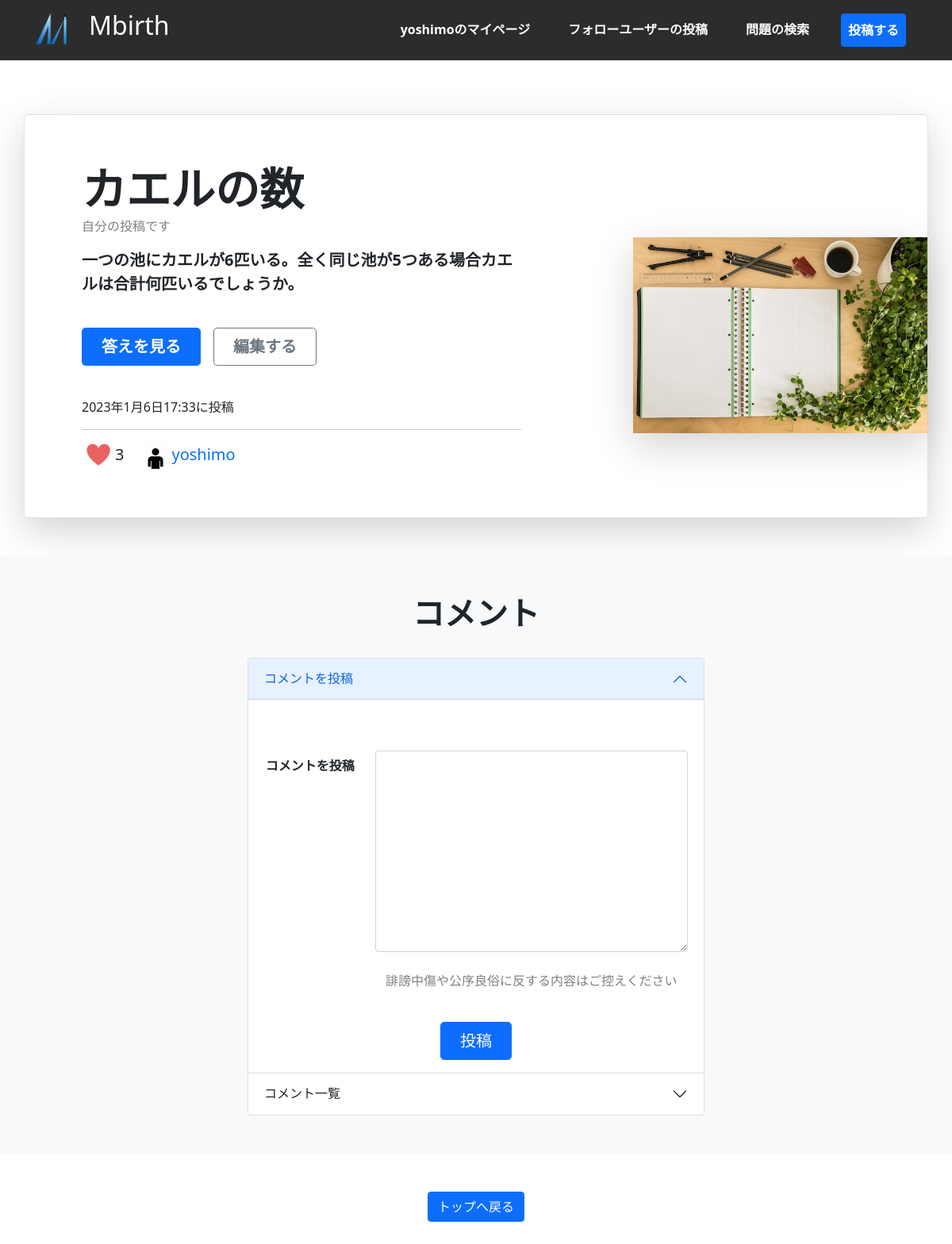
/question-detail/2 (signed in), run on the app's committed database.
### accounts/models.py (models this page shows)
class CustomUser(AbstractUser):
    pass

### mathapp/models.py (models this page shows, shortened)
class QuestionPost(models.Model):
    user=models.ForeignKey(
        CustomUser,
        verbose_name="ユーザー",
        on_delete=models.CASCADE
    )
    title=models.CharField(
        max_length=25,
        verbose_name="問題タイトル"
        )
    content=models.TextField(
        verbose_name="問題文"
    )
    img=models.ImageField(
        verbose_name="画像(任意)",
        blank=True, #空欄でもよい
        null=True, #nullを許容
        upload_to="photos"  #MEDIA_ROOT以下のphotosにファイルを保存
    )
    answer=models.CharField(
        verbose_name="答え",
        max_length=30
    )
    explain=models.TextField(
        verbose_name="解説(任意)",
        blank=True,
        null=True,
    )
    posted_at=models.DateTimeField(
        verbose_name="投稿日時",
        auto_now_add=True  #日時を自動追加
    )

### mathapp/views.py (the view, shortened to what this page needs)
# urls.py: path("question-detail/<int:pk>",views.QuestionDetailView.detailView,name="question_detail"),
    @login_required#ログインしているときのみアクセス可
    def detailView(request, pk):
        ctx = {}
        template_name = "question_detail.html"
        query = get_object_or_404(QuestionPost, pk=pk)
        likes=Like.objects.filter(user=request.user)
        liked_list=[]
        for like in likes:   #いいねした問題のidをリストに格納
            liked_list.append(like.question.id)
        form=CommentForm()
        comments=Comment.objects.filter(question=query).order_by("-id")  #Commentモデルのフィルターにてquestionフィールドに現在閲覧している問題を格納➡現在閲覧している問題のコメント取得
        ctx={
            "object":query,  #表示する問題
            "liked_list":liked_list,  #いいねした数が格納されているリスト　➡これを用いて問題のいいね数を表示
            "is_showanswer":False,  #答えを表示してるか
            "form":form,  #フォーム
            "comments":comments  #コメント
            }
        return render(request, template_name, ctx)

### mathapp/forms.py
class CommentForm(ModelForm):
    class Meta:
        model=Comment
        fields=["comment"]

### mathapp/templates/question_detail.html (shortened to what this page needs)
{% extends 'base.html' %}
{% load static %}
{% load widget_tweaks %}
{% block contents %}
<br>
<div class="container my-5">
    <div class="row p-4 pb-0 pe-lg-0 pt-lg-5 align-items-center rounded-3 border shadow-lg">
        <div class="col-lg-7 p-3 p-lg-5 pt-lg-3">
            <div class="d-flex">
                <h1 class="display-4 fw-bold lh-1">{{object.title}}</h1>
            </div>
            {% if object.user == request.user %}
                <p style="color: gray;">自分の投稿です</p>
            {% endif %}
            <p class="lead" style="font-weight: bold;">
                {{object.content}}
            </p>
            <br>
            {% if is_showanswer %}
                {% if request.user == object.user %}
                    <a class="btn btn-outline-secondary btn-lg px-4 me-md-2 fw-bold" href="{% url "mathapp:edit" object.pk %}">編集する</a>
                {% endif %}
                <br><br>
                <div>
                    <h3 style="border-bottom: 1px solid #333;">答え {{object.answer}}</h3>
                </div>
                {% if object.explain %}
                <br><br>
                <h5>解説</h5>
                <p>{{object.explain}}</p>
                {% else %}
                <br>
                {% endif %}
            {% else %}
            <div class="d-grid gap-2 d-md-flex justify-content-md-start mb-4 mb-lg-3">
                <a class="btn btn-primary btn-lg px-4 me-md-2 fw-bold" href='{% url "mathapp:question_answer" object.pk %}'>答えを見る</a>
                {% if request.user == object.user %}
                    <a class="btn btn-outline-secondary btn-lg px-4 me-md-2 fw-bold" href="{% url "mathapp:edit" object.pk %}">編集する</a>
                {% endif %}
            </div>
            {% endif %}
            <br>
            <p>{{object.posted_at}}に投稿
            </p>
            <hr>
            <div>
                <div style="display: flex;">
                    <div class="detail-explain-item iine">
                        <form action="{% url 'mathapp:like' object.pk %}" method="POST">
                            <div class="d-flex">
                                {% if object.id in liked_list %}
                                <button id="like" name="{{object.id}}" class="heart" style="background-color: rgba(0,0,0,0); border: none;">
                                    <img src="{% static "img/heart.png" %}" alt="画像" width="30">
                                </button>
                                {% else %}
                                <button id="like" name="{{object.id}}" class="heart" style="background-color: rgba(0,0,0,0); border: none;">
                                    <img src="{% static "img/null-heart.png" %}" alt="画像" width="30">
                                </button>
                                {% endif %}
                                <p name="{{object.id}}-count" class="count yoshi-good-count"> {{object.like_set.count}}</p>
                            </div>
                        </form>
                    </div>
                    <div style="display: flex;" class="detail-explain-item">
                        <img src="{% static "img/people.jpg" %}" alt="" width="40" height="40">
                        <p style="font-size: 20px;"><a href="{% url "mathapp:user_list" user=object.user.id %}"
                            style="text-decoration: none;">{{object.user.username}}</a></p>
                    </div>
                </div>
            </div>
        </div>
        <div class="col-lg-4 offset-lg-1 p-0 overflow-hidden shadow-lg">
            {% if object.img %}
            <img src={{object.img.url}} class="d-block mx-lg-auto img-fluid" alt="画像" width="700" height="500"
                loading="lazy">
            {% else %}
            <img src={% static "img/detail-bg1.jpg" %} class="d-block mx-lg-auto img-fluid" alt="画像" width="700"
                height="500" loading="lazy">
            {% endif %}
        </div>
    </div>
</div>
<div class="px-4 py-5  text-center bg-light">
    <h3 class="display-6 fw-bold">コメント</h3>
    <br>
    <div class="col-lg-6 mx-auto">
        <div class="accordion" id="accordionExample">
            <div class="accordion-item">
                <h2 class="accordion-header" id="headingOne">
                    <button class="accordion-button" type="button" data-bs-toggle="collapse" data-bs-target="#collapseOne" aria-expanded="true" aria-controls="collapseOne">
                    コメントを投稿
                    </button>
                </h2>
                <div id="collapseOne" class="accordion-collapse collapse show" aria-labelledby="headingOne" data-bs-parent="#accordionExample">
                    <div class="accordion-body">
                        <form method="post">
                            <br><br>
                            <div class="form-group row">
                                <label for="{{ form.comment.id_for_label }}" class="col-sm-3 col-form-label" style="font-weight: bold;">
                                    コメントを投稿
                                </label>
                                <div class="col-sm-9">
                                    {{ form.comment|add_class:'form-control' }}
                                    <br>
                                    <p style="color: gray;">誹謗中傷や公序良俗に反する内容はご控えください</p>
                                    <br>
                                </div>
                            </div>
                            <div class="d-grid gap-2 d-sm-flex justify-content-sm-center">
                                <button type="submit" class="btn btn-primary btn-lg px-4 gap-3">投稿</button>
                            </div>
                        </form>
                    </div>
                </div>
            </div>
            <div class="accordion-item">
                <h2 class="accordion-header" id="headingTwo">
                    <button class="accordion-button collapsed" type="button" data-bs-toggle="collapse" data-bs-target="#collapseTwo" aria-expanded="false" aria-controls="collapseTwo">
                        コメント一覧
                    </button>
                </h2>
            </div>
        </div>
    </div>
</div>
{% endblock contents %}

### mathapp/templates/base.html (shortened to what this page needs)
{% load static %}
<!DOCTYPE html>
<html lang="ja">
<head>
    <link href="https://cdn.jsdelivr.net/npm/bootstrap@5.0.2/dist/css/bootstrap.min.css" rel="stylesheet"
>
    <link href={% static "css/style.css" %} rel="stylesheet">
</head>
<body>
    <nav class="navbar navbar-expand-lg navbar-light py-2 DownMove" id="header"
        style="background-color: rgb(44, 44, 44);">
        <div class="container" style="background-color: rgb(44, 44, 44);">
            <div class="navbar-brand d-flex" href="#">
                <a href="{% url "mathapp:index" %}">
                    <img src="{% static "img/mbirth_logo.png" %}" alt="" width="50" height="50" style="margin-right: 20px;">
                    <a href="{%  url "mathapp:index" %}" style="text-decoration: none;">
                        <h2 class="text-white">Mbirth</h2>
                    </a>
                </a>
            </div>
            <div class="collapse navbar-collapse" id="navbarNav">
                <ul class="navbar-nav ms-auto" style="background-color: rgb(44, 44, 44);">
                    {% if user.is_authenticated %}
                    <li class="nav-item px-3">
                        <a class="nav-link yoshi-nav" href="{% url "mathapp:user_list" request.user.id %}">{{user.username}}のマイページ</a>
                    </li>
                    <li class="nav-item px-3">
                        <a class="nav-link yoshi-nav" href="{% url "mathapp:follow_post"%}">フォローユーザーの投稿</a>
                    </li>
                    <li class="nav-item px-3">
                        <a class="nav-link yoshi-nav" href="{% url "mathapp:serch"%}">問題の検索</a>
                    </li>
                    <li class="nav-item px-3">
                        <a href="{% url "mathapp:post" %}" class="nav-link yoshi-nav btn btn-primary">投稿する</a>
                    </li>
                    {% endif %}
                </ul>
            </div>
        </div>
    </nav>
    <br><br><br>
            {% block contents %}
            {% endblock contents %}
        <footer>
            <div class="container text-center">
                <a href="{% url "mathapp:index" %}" class="btn btn-primary mx-5 my-5">トップへ戻る</a>
            </div>
        </footer>
</body>
</html>

### mathapp/static/css/style.css (style rules this page uses)
.navbar .nav-link { color: white !important; font-weight: 700; }
.yoshi-nav { transition: border-bottom .25s; }
.detail-explain-item { margin-right: 20px; }
.yoshi-good-count { font-size: 20px; margin: 0px; }
.iine { display: block; }
#header { position: fixed; width: 100%; z-index: 999; display: flex; justify-content: space-between; align-items: center; color: #fff; text-align: center; padding: 20px; }
#header.DownMove { animation: DownAnime 0.5s forwards; }

### data on the page
CustomUser: username "yoshimo"
QuestionPost: title "カエルの数", content "一つの池にカエルが6匹いる。全く同じ池が5つある場合カエルは合計何匹いるでしょうか。", posted_at "2023年1月6日17:33", like_set.count "3", user.username "yoshimo"
